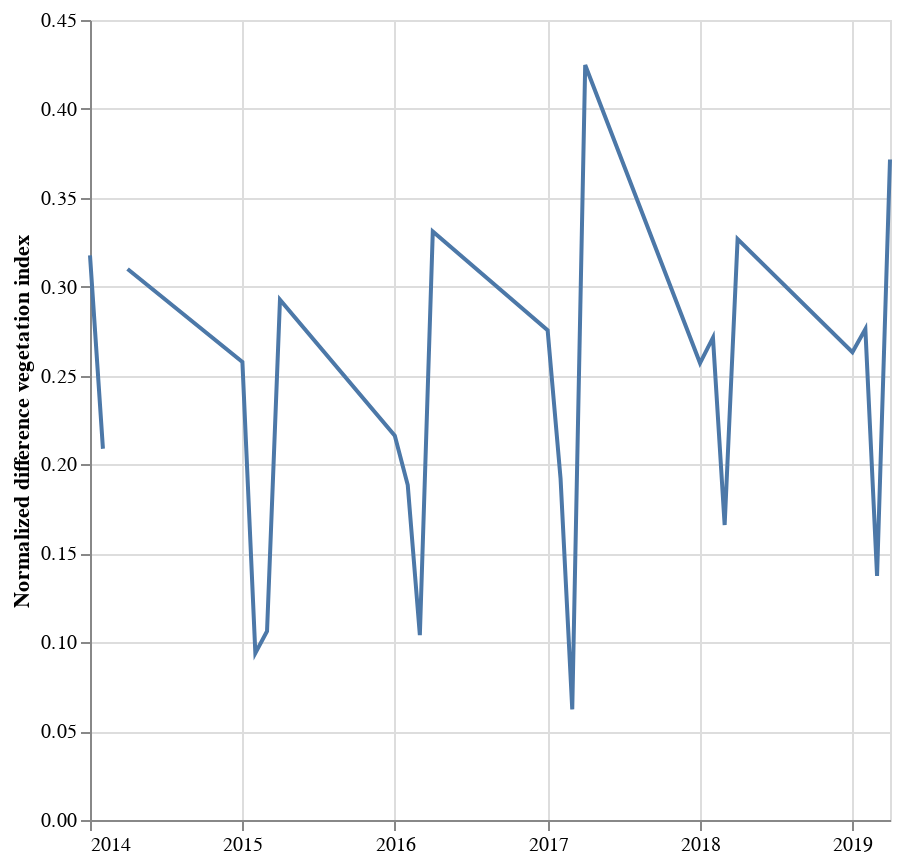

Notebook code cell kept with this figure:
### Code cell
alt.Chart(results_q).mark_line().encode(
    alt.X('date', axis=alt.Axis(title="")),
    alt.Y('ndvi', axis=alt.Axis(title="Normalized difference vegetation index"))).properties(width=400,height=400)

### Figure 1 — Vega-Lite specification as saved in the notebook (floating-point values rounded to 4 significant figures)
{"config": {"view": {"continuousWidth": 400, "continuousHeight": 300}}, "data": {"name": "data-469908239e14c5506104d12e2acad568"}, "mark": "line", "encoding": {"x": {"type": "temporal", "axis": {"title": ""}, "field": "date"}, "y": {"type": "quantitative", "axis": {"title": "Normalized difference vegetation index"}, "field": "ndvi"}}, "height": 400, "width": 400, "$schema": "https://vega.github.io/schema/vega-lite/v4.0.0.json", "datasets": {"data-469908239e14c5506104d12e2acad568": [{"date": "2014-01-01T00:00:00", "total": 2604, "percent": 12.49, "ndvi": 0.3176}, {"date": "2014-02-01T00:00:00", "total": 268, "percent": 1.29, "ndvi": 0.2088}, {"date": "2014-03-01T00:00:00", "total": 517, "percent": 2.48, "ndvi": null}, {"date": "2014-04-01T00:00:00", "total": 2326, "percent": 11.16, "ndvi": 0.3099}, {"date": "2015-01-01T00:00:00", "total": 1498, "percent": 7.19, "ndvi": 0.2576}, {"date": "2015-02-01T00:00:00", "total": 146, "percent": 0.7, "ndvi": 0.09387}, {"date": "2015-03-01T00:00:00", "total": 961, "percent": 4.61, "ndvi": 0.1062}, {"date": "2015-04-01T00:00:00", "total": 725, "percent": 3.48, "ndvi": 0.2927}, {"date": "2016-01-01T00:00:00", "total": 4, "percent": 0.02, "ndvi": 0.2161}, {"date": "2016-02-01T00:00:00", "total": 182, "percent": 0.87, "ndvi": 0.1884}, {"date": "2016-03-01T00:00:00", "total": 826, "percent": 3.96, "ndvi": 0.104}, {"date": "2016-04-01T00:00:00", "total": 3454, "percent": 16.57, "ndvi": 0.3311}, {"date": "2017-01-01T00:00:00", "total": 772, "percent": 3.7, "ndvi": 0.2755}, {"date": "2017-02-01T00:00:00", "total": 96, "percent": 0.46, "ndvi": 0.1921}, {"date": "2017-03-01T00:00:00", "total": 273, "percent": 1.31, "ndvi": 0.0622}, {"date": "2017-04-01T00:00:00", "total": 6905, "percent": 33.13, "ndvi": 0.4247}, {"date": "2018-01-01T00:00:00", "total": 372, "percent": 1.78, "ndvi": 0.257}, {"date": "2018-02-01T00:00:00", "total": 569, "percent": 2.73, "ndvi": 0.2713}, {"date": "2018-03-01T00:00:00", "total": 150, "percent": 0.72, "ndvi": 0.1659}, {"date": "2018-04-01T00:00:00", "total": 2509, "percent": 12.04, "ndvi": 0.3268}, {"date": "2019-01-01T00:00:00", "total": 1375, "percent": 6.6, "ndvi": 0.2631}, {"date": "2019-02-01T00:00:00", "total": 580, "percent": 2.78, "ndvi": 0.2761}, {"date": "2019-03-01T00:00:00", "total": 574, "percent": 2.75, "ndvi": 0.1373}, {"date": "2019-04-01T00:00:00", "total": 3256, "percent": 15.62, "ndvi": 0.3715}]}}
